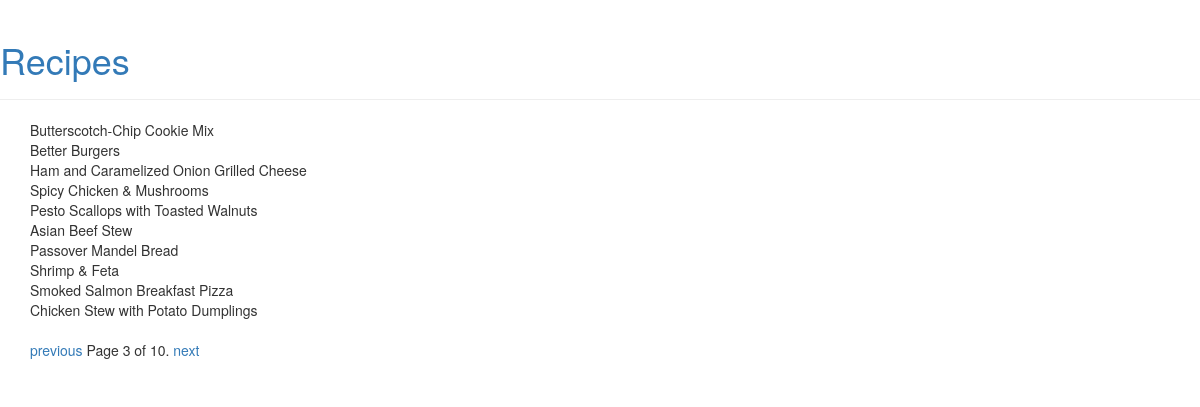
The app's page /search/products/recipe/?page=3 with its own data.
### products/models.py (models this page shows, shortened)
class Recipe(Base):
    name = models.CharField(max_length=512, unique=True)
    description = models.TextField(blank=True)
    img_url = models.CharField(max_length=512,)
    prep_time = models.CharField(max_length=15)
    servings = models.CharField(max_length=20)
    direction = models.TextField(blank=True)
    ingredients = models.TextField(blank=True)
    products = models.ManyToManyField(Product)

### pages/views.py (the view)
class recipe_list(View):
	def get(self, request, *args, **kwargs):
		recipe_list = Recipe.objects.all()
		paginator = Paginator(recipe_list, 10)
		page = request.GET.get('page')
		try:
		    recipes = paginator.page(page)
		except PageNotAnInteger:
		    recipes = paginator.page(1)
		except EmptyPage:
		    recipes = paginator.page(paginator.num_pages)
		print(recipes.has_next==True)
		return render(request, 'recipe/recipe_list.html', {'recipes': recipes})

### pages/templates/recipe/recipe_list.html
{% extends 'recipe/base.html' %}
{% block content %}
	{% for recipe in recipes %}
	    {{ recipe.name }}<br/>
	{% endfor %}
	<div class="pagination">
	    <span class="step-links">
	        {% if recipes.has_previous %}
	            <a href="?page={{ recipes.previous_page_number }}">previous</a>
	        {% endif %}
	        <span class="current">
	            Page {{ recipes.number }} of {{ recipes.paginator.num_pages }}.
	        </span>
	        {% if recipes.has_next %}
	            <a href="?page={{ recipes.next_page_number }}">next</a>
	        {% endif %}
	    </span>
	</div>
{% endblock %}

### records on screen
Recipe: name "Butterscotch-Chip Cookie Mix"
Recipe: name "Better Burgers"
Recipe: name "Ham and Caramelized Onion Grilled Cheese"
Recipe: name "Spicy Chicken & Mushrooms"
Recipe: name "Pesto Scallops with Toasted Walnuts"
Recipe: name "Asian Beef Stew"
Recipe: name "Passover Mandel Bread"
Recipe: name "Shrimp & Feta"
Recipe: name "Smoked Salmon Breakfast Pizza"
Recipe: name "Chicken Stew with Potato Dumplings"

### other values on screen
{{ recipes.number }} "3"
{{ recipes.paginator.num_pages }} "10"
